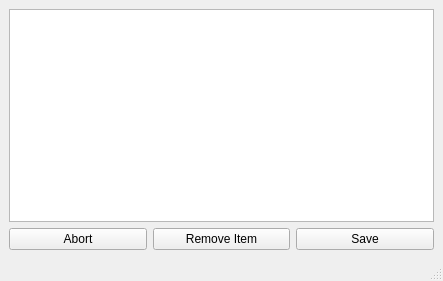
<?xml version="1.0" encoding="UTF-8"?>
<ui version="4.0">
 <class>MainWindow</class>
 <widget class="QMainWindow" name="MainWindow">
  <property name="geometry">
   <rect>
    <x>0</x>
    <y>0</y>
    <width>443</width>
    <height>281</height>
   </rect>
  </property>
  <property name="windowTitle">
   <string>Playlist Manager</string>
  </property>
  <widget class="QWidget" name="centralwidget">
   <layout class="QGridLayout" name="gridLayout">
    <item row="0" column="0">
     <widget class="QListWidget" name="listWidget">
      <property name="dragDropMode">
       <enum>QAbstractItemView::DragDropMode::NoDragDrop</enum>
      </property>
     </widget>
    </item>
    <item row="1" column="0">
     <layout class="QHBoxLayout" name="horizontalLayout">
      <item>
       <widget class="QPushButton" name="pushButton_Abort">
        <property name="text">
         <string>Abort</string>
        </property>
       </widget>
      </item>
      <item>
       <widget class="QPushButton" name="pushButton_Remove_Item">
        <property name="text">
         <string>Remove Item</string>
        </property>
       </widget>
      </item>
      <item>
       <widget class="QPushButton" name="pushButton_Save">
        <property name="text">
         <string>Save</string>
        </property>
       </widget>
      </item>
     </layout>
    </item>
   </layout>
  </widget>
  <widget class="QMenuBar" name="menubar">
   <property name="geometry">
    <rect>
     <x>0</x>
     <y>0</y>
     <width>443</width>
     <height>22</height>
    </rect>
   </property>
  </widget>
  <widget class="QStatusBar" name="statusbar"/>
 </widget>
 <resources/>
 <connections/>
</ui>
